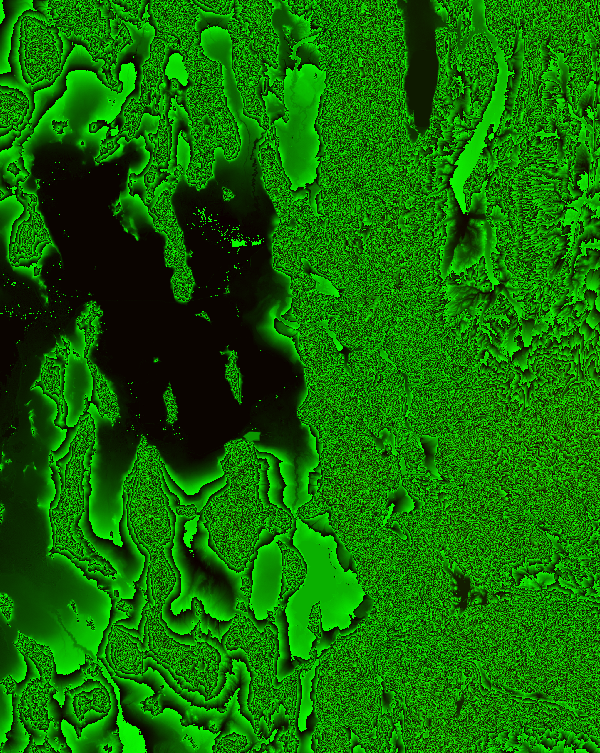
#> input picture data/region-ut.png, 600 x 753 px, given in place of fir_tree_01_twig_diff_1k.png, which was not available
$ python make_branch.py ../data ../data/region.png
#> lines starting #> are read from the running program, lines starting #| are printed output that depends on the picture
"""Paint spruce branch cards from Poly Haven's fir twig textures (fir_tree_01, CC0).

  python tools/make_branch.py <dir with fir_tree_01_twig_diff_1k.png and _twig_alpha_1k.png> assets/tex

Writes spruce_branch.png (RGBA: a whole branch seen from above, trunk end on the left), spruce_crown.png
(RGBA: the tree's top, tip up) and spruce_snow.png / spruce_crown_snow.png (grey: where snow lies, used
only on faces turned to the sky).
"""
import math, random, sys
from PIL import Image, ImageDraw, ImageFilter, ImageChops

src, out = sys.argv[1], sys.argv[2]
diff = Image.open(f"{src}/fir_tree_01_twig_diff_1k.png").convert("RGB")
#> diff is the input picture: PIL image 600x753 RGB; mean R, G, B 14.1, 109.8, 0
alpha = Image.open(f"{src}/fir_tree_01_twig_alpha_1k.png").convert("L")
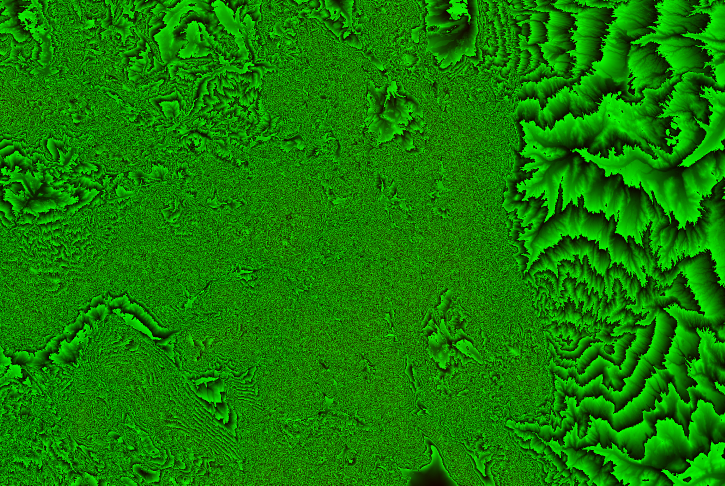
#> input picture data/region.png, 1450 x 971 px, given in place of fir_tree_01_twig_alpha_1k.png, which was not available (shown at 1/2 size)
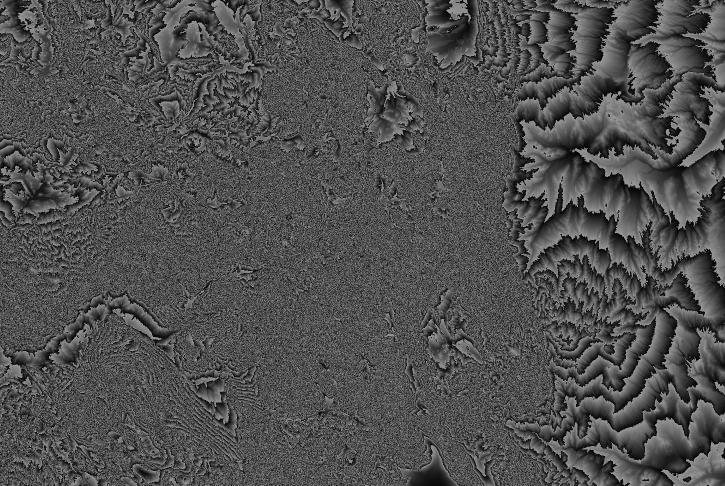
#> alpha: PIL image 1450x971 L (shown at 1/2 size); min 3, max 158, mean 79.6
# Colorado spruce: darker and bluer than the fir's green.
r, g, b = diff.split()
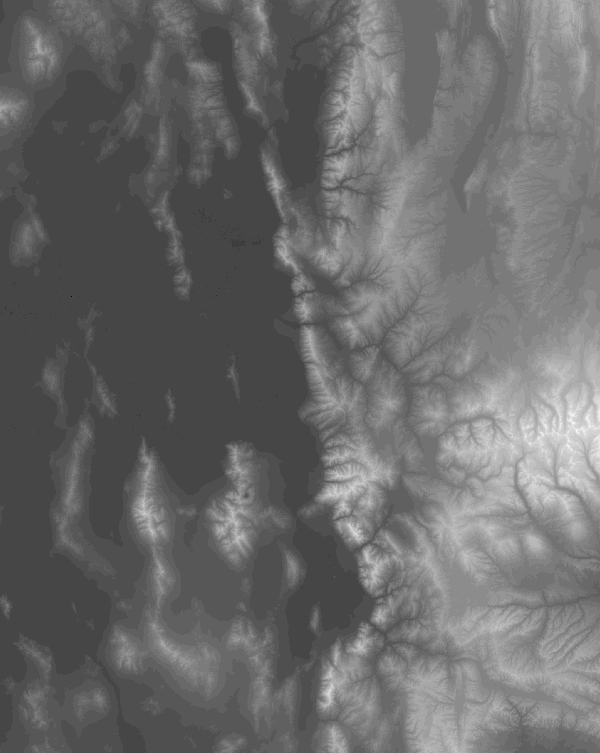
#> r: PIL image 600x753 L; min 2, max 31, mean 14.1; drawn with min black and max white
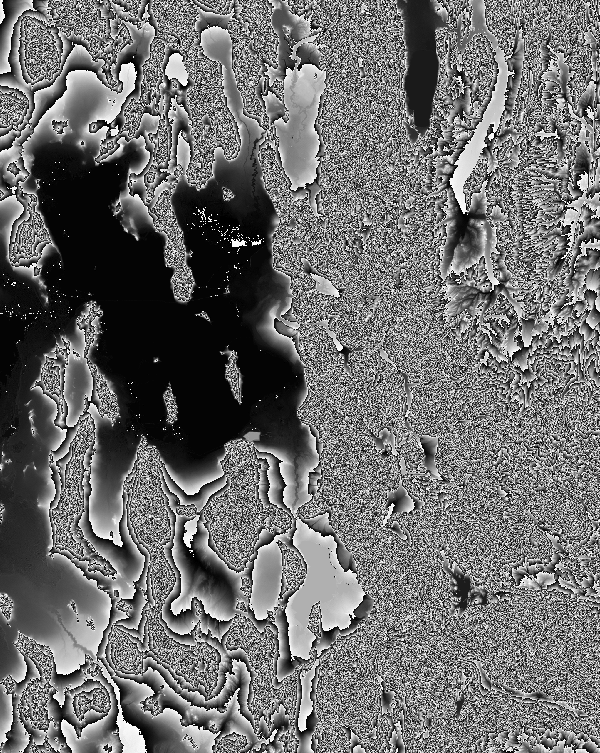
#> g: PIL image 600x753 L; min 0, max 254, mean 109.8
#> b: PIL image 600x753 L; every value is 0
diff = Image.merge("RGB", (r.point(lambda v: v * 0.55), g.point(lambda v: v * 0.72), b.point(lambda v: v * 0.68)))
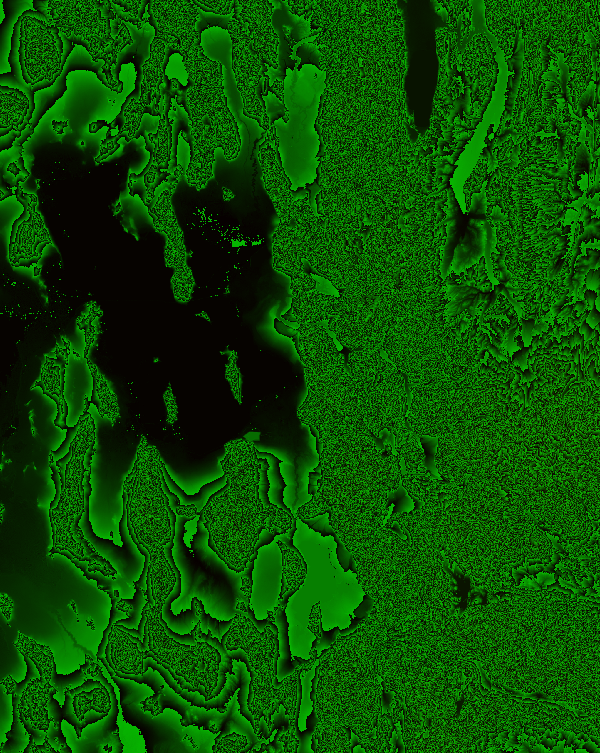
#> diff: PIL image 600x753 RGB; mean R, G, B 7.9, 79.1, 0
#> (the run stopped early here; a loop or call above may not have finished)
